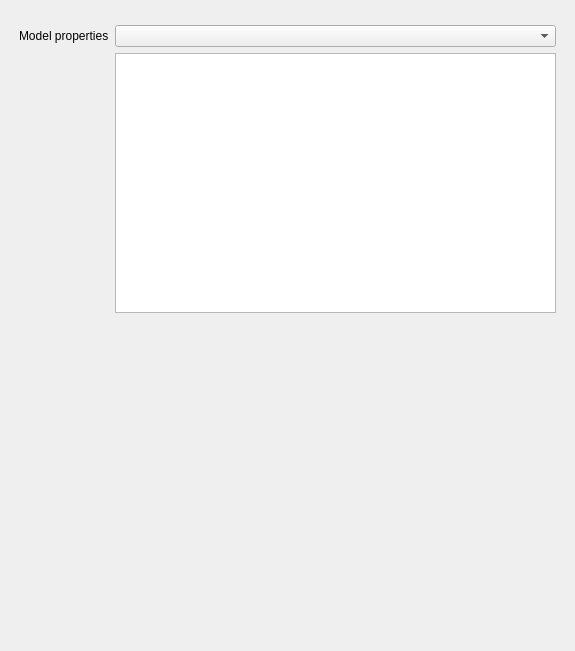
<?xml version="1.0" encoding="UTF-8"?>
<ui version="4.0">
 <class>SpeckleDashboard</class>
 <widget class="QDockWidget" name="SpeckleDashboard">
  <property name="geometry">
   <rect>
    <x>0</x>
    <y>0</y>
    <width>575</width>
    <height>651</height>
   </rect>
  </property>

    <property name="windowTitle">
    <string>Speckle Dashboard</string>
    </property>

  <widget class="QWidget" name="dockWidgetContents">
   <layout class="QGridLayout" name="gridLayout">
    <item row="0" column="0">
     <layout class="QVBoxLayout" name="verticalLayout">
      <item>
       <layout class="QFormLayout" name="formLayout">

            <property name="leftMargin">
            <number>10</number>
            </property>
            <property name="topMargin">
            <number>10</number>
            </property>
            <property name="rightMargin">
            <number>10</number>
            </property>
            <property name="bottomMargin">
            <number>10</number>
            </property>

            
            <item row="0" column="1">
            <layout class="QHBoxLayout" name="streamListButtons">
            </layout>
            </item>

            <item row="2" column="0">
            <widget class="QLabel" name="streamBranchLabel">
            <property name="text">
            <string>Model properties</string>
            </property>
            </widget>
            </item>

            <item row="2" column="1">
            <widget class="QComboBox" name="selectionDropdown"/>
            </item>

            <item row="3" column="1">
                <widget class="QListWidget" name="dataWidget">
                    <property name="selectionMode">
                    <enum>QAbstractItemView::NoSelection</enum>
                    </property>
                    <property name="sizePolicy">
                    <sizepolicy hsizetype="Expanding" vsizetype="MinimumExpanding">
                        <horstretch>0</horstretch>
                        <verstretch>0</verstretch>
                    </sizepolicy>
                    </property>
                    <property name="sizeAdjustPolicy">
                    <enum>QAbstractScrollArea::AdjustToContents</enum>
                    </property>
                    <property name="resizeMode">
                    <enum>QListView::Fixed</enum>
                    </property>
                    <property name="viewMode">
                    <enum>QListView::ListMode</enum>
                    </property>
                </widget>
            </item>


       </layout>
      </item>
     </layout>
    </item>

    <item row="1" column="0">
        <widget class="QWidget" name="chart">
        
        <property name="sizePolicy">
        <sizepolicy hsizetype="Expanding" vsizetype="MinimumExpanding">
            <horstretch>0</horstretch>
            <verstretch>0</verstretch>
        </sizepolicy>
        </property>
       
        </widget>
    </item>

   </layout>
  </widget>
 </widget>
 <resources/>
 <connections/>
</ui>
